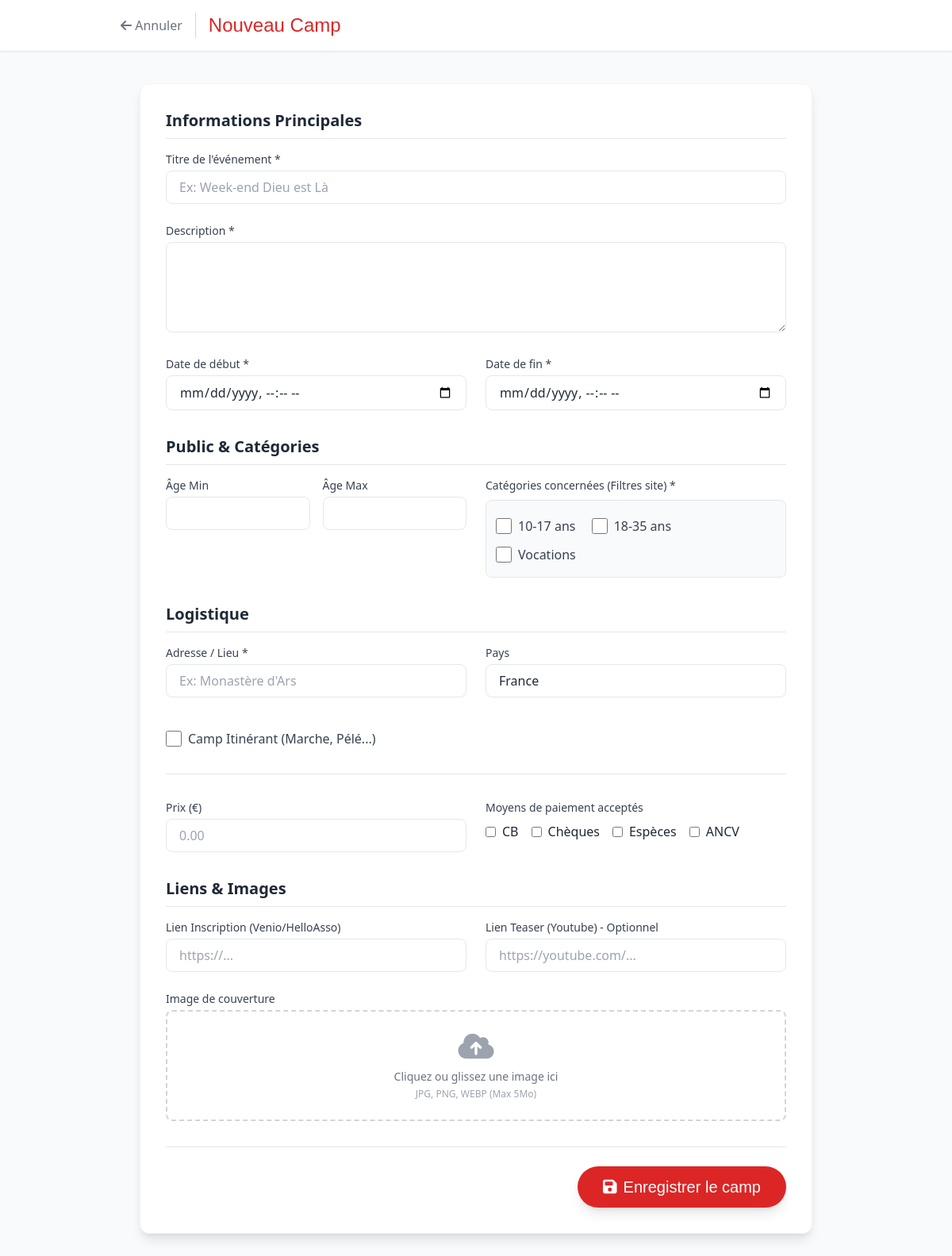
The app's page /add_camps_admin.php (signed in) with its own data.
### tables this page shows
CREATE TABLE `categories` (
  `id` int(11) NOT NULL,
  `nom` varchar(50) NOT NULL,
  `slug` varchar(50) NOT NULL
);

### add_camps_admin.php (the view, shortened to what this page needs)
<?php
require_once 'db_connect.php';
$cats_stmt = $pdo->query("SELECT * FROM categories ORDER BY id ASC");
$categories_db = $cats_stmt->fetchAll();
?>
<!DOCTYPE html>
<html lang="fr">
<head>
    <script src="https://cdn.tailwindcss.com"></script>
    <link rel="stylesheet" href="https://cdnjs.cloudflare.com/ajax/libs/font-awesome/6.4.0/css/all.min.css">
</head>
<body class="bg-gray-50 text-gray-800 pb-10">
    <nav class="bg-white shadow-sm border-b px-6 py-4 sticky top-0 z-50">
        <div class="max-w-4xl mx-auto flex items-center gap-4">
            <a href="gestion_camps_admin.php" class="text-gray-500 hover:text-red-600 transition">
                <i class="fas fa-arrow-left"></i> Annuler
            </a>
            <h1 class="font-display text-2xl text-red-600 border-l pl-4 border-gray-300">Nouveau Camp</h1>
        </div>
    </nav>
    <div class="max-w-4xl mx-auto px-6 py-10">
        <form action="" method="POST" enctype="multipart/form-data" class="bg-white rounded-xl shadow-lg border border-gray-100 p-8 space-y-8">
            <div>
                <h2 class="text-xl font-bold text-gray-800 mb-4 border-b pb-2">Informations Principales</h2>
                <div class="grid grid-cols-1 md:grid-cols-2 gap-6">
                    <div class="md:col-span-2">
                        <label class="block text-sm font-medium text-gray-700 mb-1">Titre de l'événement *</label>
                        <input type="text" name="titre" required class="w-full px-4 py-2 border rounded-lg focus:ring-red-500 focus:border-red-500" placeholder="Ex: Week-end Dieu est Là">
                    </div>
                    <div class="md:col-span-2">
                        <label class="block text-sm font-medium text-gray-700 mb-1">Description *</label>
                        <textarea name="description" rows="4" required class="w-full px-4 py-2 border rounded-lg focus:ring-red-500 focus:border-red-500"></textarea>
                    </div>
                    <div>
                        <label class="block text-sm font-medium text-gray-700 mb-1">Date de début *</label>
                        <input type="datetime-local" name="date_debut" required class="w-full px-4 py-2 border rounded-lg focus:ring-red-500 focus:border-red-500">
                    </div>
                    <div>
                        <label class="block text-sm font-medium text-gray-700 mb-1">Date de fin *</label>
                        <input type="datetime-local" name="date_fin" required class="w-full px-4 py-2 border rounded-lg focus:ring-red-500 focus:border-red-500">
                    </div>
                </div>
            </div>
            <div>
                <h2 class="text-xl font-bold text-gray-800 mb-4 border-b pb-2">Public & Catégories</h2>
                <div class="grid grid-cols-1 md:grid-cols-2 gap-6">
                    <div class="flex gap-4">
                        <div class="w-1/2">
                            <label class="block text-sm font-medium text-gray-700 mb-1">Âge Min</label>
                            <input type="number" name="age_min" min="6" max="99" required class="w-full px-4 py-2 border rounded-lg focus:ring-red-500 focus:border-red-500">
                        </div>
                        <div class="w-1/2">
                            <label class="block text-sm font-medium text-gray-700 mb-1">Âge Max</label>
                            <input type="number" name="age_max" min="6" max="99" required class="w-full px-4 py-2 border rounded-lg focus:ring-red-500 focus:border-red-500">
                        </div>
                    </div>
                    <div>
                        <label class="block text-sm font-medium text-gray-700 mb-2">Catégories concernées (Filtres site) *</label>
                        <div class="space-y-2 bg-gray-50 p-3 rounded-lg border">
                            <?php foreach($categories_db as $cat): ?>
                            <label class="inline-flex items-center mr-4 cursor-pointer">
                                <input type="checkbox" name="categories[]" value="<?= $cat['id'] ?>" class="form-checkbox text-red-600 h-5 w-5 rounded">
                                <span class="ml-2 text-gray-700"><?= htmlspecialchars($cat['nom']) ?></span>
                            </label>
                            <?php endforeach; ?>
                        </div>
                    </div>
                </div>
            </div>
            <div>
                <h2 class="text-xl font-bold text-gray-800 mb-4 border-b pb-2">Logistique</h2>
                <div class="grid grid-cols-1 md:grid-cols-2 gap-6">
                    <div>
                        <label class="block text-sm font-medium text-gray-700 mb-1">Adresse / Lieu *</label>
                        <input type="text" name="adresse" required class="w-full px-4 py-2 border rounded-lg" placeholder="Ex: Monastère d'Ars">
                    </div>
                    <div>
                        <label class="block text-sm font-medium text-gray-700 mb-1">Pays</label>
                        <input type="text" name="pays" value="France" class="w-full px-4 py-2 border rounded-lg">
                    </div>
                    <div class="flex items-center mt-4">
                        <label class="inline-flex items-center cursor-pointer">
                            <input type="checkbox" name="itinerant" class="form-checkbox text-red-600 h-5 w-5 rounded">
                            <span class="ml-2 text-gray-700 font-medium">Camp Itinérant (Marche, Pélé...)</span>
                        </label>
                    </div>
                    <div class="border-t col-span-2 my-2"></div>
                    <div>
                        <label class="block text-sm font-medium text-gray-700 mb-1">Prix (€)</label>
                        <input type="number" step="0.01" name="prix" class="w-full px-4 py-2 border rounded-lg" placeholder="0.00">
                    </div>
                    <div>
                        <label class="block text-sm font-medium text-gray-700 mb-2">Moyens de paiement acceptés</label>
                        <div class="flex flex-wrap gap-4">
                            <label class="inline-flex items-center"><input type="checkbox" name="paiements[]" value="CB" class="text-red-600 rounded mr-2"> CB</label>
                            <label class="inline-flex items-center"><input type="checkbox" name="paiements[]" value="Chèques" class="text-red-600 rounded mr-2"> Chèques</label>
                            <label class="inline-flex items-center"><input type="checkbox" name="paiements[]" value="Espèces" class="text-red-600 rounded mr-2"> Espèces</label>
                            <label class="inline-flex items-center"><input type="checkbox" name="paiements[]" value="Chèques Vacances" class="text-red-600 rounded mr-2"> ANCV</label>
                        </div>
                    </div>
                </div>
            </div>
            <div>
                <h2 class="text-xl font-bold text-gray-800 mb-4 border-b pb-2">Liens & Images</h2>
                <div class="grid grid-cols-1 md:grid-cols-2 gap-6">
                    <div>
                        <label class="block text-sm font-medium text-gray-700 mb-1">Lien Inscription (Venio/HelloAsso)</label>
                        <input type="url" name="lien_inscription" class="w-full px-4 py-2 border rounded-lg" placeholder="https://...">
                    </div>
                    <div>
                        <label class="block text-sm font-medium text-gray-700 mb-1">Lien Teaser (Youtube) - Optionnel</label>
                        <input type="url" name="lien_teaser" class="w-full px-4 py-2 border rounded-lg" placeholder="https://youtube.com/...">
                    </div>
                    <div class="md:col-span-2">
                        <label class="block text-sm font-medium text-gray-700 mb-1">Image de couverture</label>
                        <div class="border-2 border-dashed border-gray-300 rounded-lg p-6 text-center hover:bg-gray-50 transition cursor-pointer relative">
                            <div id="preview-container">
                                <i class="fas fa-cloud-upload-alt text-4xl text-gray-400 mb-2"></i>
                                <p class="text-sm text-gray-500">Cliquez ou glissez une image ici</p>
                                <p class="text-xs text-gray-400 mt-1">JPG, PNG, WEBP (Max 5Mo)</p>
                            </div>
                        </div>
                    </div>
                </div>
            </div>
            <div class="flex justify-end pt-6 border-t">
                <button type="submit" class="bg-red-600 text-white font-display text-xl px-8 py-3 rounded-full hover:bg-red-700 transition shadow-lg flex items-center gap-2">
                    <i class="fas fa-save"></i> Enregistrer le camp
                </button>
            </div>
        </form>
    </div>
</body>
</html>

### add_camps_admin.php (style rules this page uses)
.font-display { font-family: 'InsatiableDisplay', sans-serif; }

### records on screen
categories: nom "10-17 ans"
categories: nom "18-35 ans"
categories: nom "Vocations"
